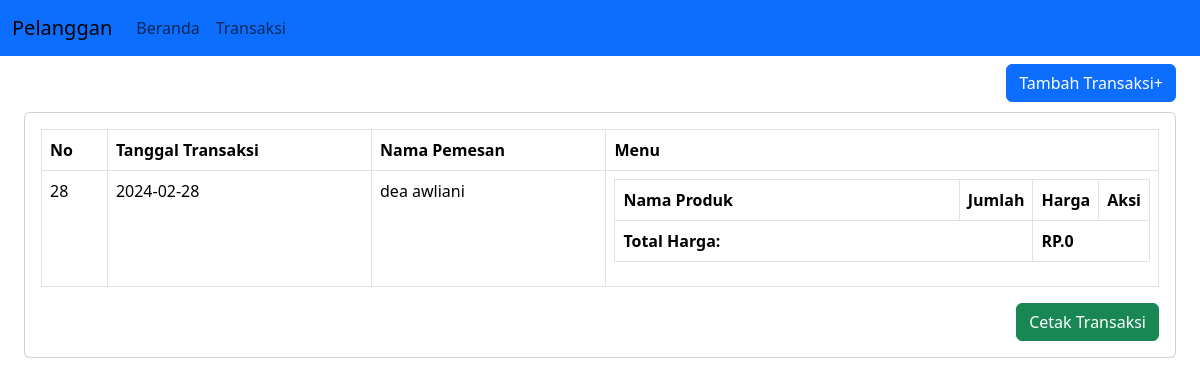
Page /daftar-transaksi.php on the committed database.
### tables this page shows
CREATE TABLE `kasir_penjualan` (
  `penjualanID` int(11) NOT NULL,
  `TanggalPenjualan` date NOT NULL,
  `total_harga` decimal(10,2) NOT NULL,
  `pelangganID` int(11) NOT NULL
);

CREATE TABLE `kasir_pelanggan` (
  `pelangganID` int(11) NOT NULL,
  `NamaPelanggan` varchar(255) NOT NULL,
  `NoMeja` int(11) NOT NULL,
  `NoTelepon` varchar(15) DEFAULT NULL
);

### daftar-transaksi.php (the view, shortened to what this page needs)
<?php
include("header.php");
?>
<body>
      <nav class="navbar navbar-expand-lg navbar-primary bg-primary fixed-top">
        <div class="container-fluid">
            <a class="navbar-brand" href="#">Pelanggan</a>
            <div class="navbar-collapse">
                <ul class="navbar-nav">
                    <li class="nav-item">
                        <a class="nav-link" href="index.php">Beranda</a>
                    </li>
                    <li class="nav-item">
                        <a class="nav-link" href="transaksi.php">Transaksi</a>
                    </li>
                </ul>
            </div>
        </div>
    </nav>
        <div class="p-4" id="main-content">
          <a href="transaksi.php" class="btn btn-md btn-primary float-end">Tambah Transaksi+</a>
          <div class="card mt-5">
            <div class="card-body">
            <table class="table table-bordered">
    <thead>
      <tr>
        <th>No</th>
        <th>Tanggal Transaksi</th>
                <th>Nama Pemesan</th>
        <th>Menu</th>
      </tr>
    </thead>
    <tbody>
        <?php
            include("koneksi/koneksi.php");
            $sql = $koneksi->query("SELECT * FROM kasir_penjualan ORDER BY penjualanID DESC LIMIT 1");
            while ($data= $sql->fetch_assoc()) {
        ?>
              <tr>
                <td><?php echo $data['penjualanID']?></td>
                <td><?php echo $data['TanggalPenjualan']?></td>
                <td>
                  <?php
                    $sql2 = $koneksi->query("SELECT * FROM kasir_pelanggan WHERE pelangganID = '".$data['penjualanID']."'");
                    while ($data2= $sql2->fetch_assoc()) {
                      echo $data2['NamaPelanggan'];
                    }
                  ?>
                </td>
                <td>
                    <table class="table table-bordered">
                        <thead>
                            <tr>
                                <th>Nama Produk</th>
                                <th class="col-1">Jumlah</th>
                                <th class="col-1">Harga</th>
                                <th class="col-1">Aksi</th>
                            </tr>
                        </thead>
                        <tbody>
                        <?php
                          $total_harga = 0;
                        ?>
                            <tr>
                            <td colspan='2'><strong>Total Harga:</strong></td>
                            <td colspan='2'><strong>RP.<?php echo number_format("$total_harga") ?></strong></td>
                            </tr>
                        </tbody>
                    </table>
                </td>
                <?php
                echo "</tr>";
            }
        ?>
    </tbody>
  </table>
  <a href="cetak-transaksi.php" target="_blank" class="btn btn-md btn-success float-end">Cetak Transaksi</a>
            </div>
          </div>
        </div>
</body>

### daftar-transaksi.php (style rules this page uses)
#main-content { margin-top: 40px; }

### rows in the picture
kasir_penjualan: penjualanID "28", TanggalPenjualan "2024-02-28", total_harga "0"
kasir_pelanggan: NamaPelanggan "dea awliani"
